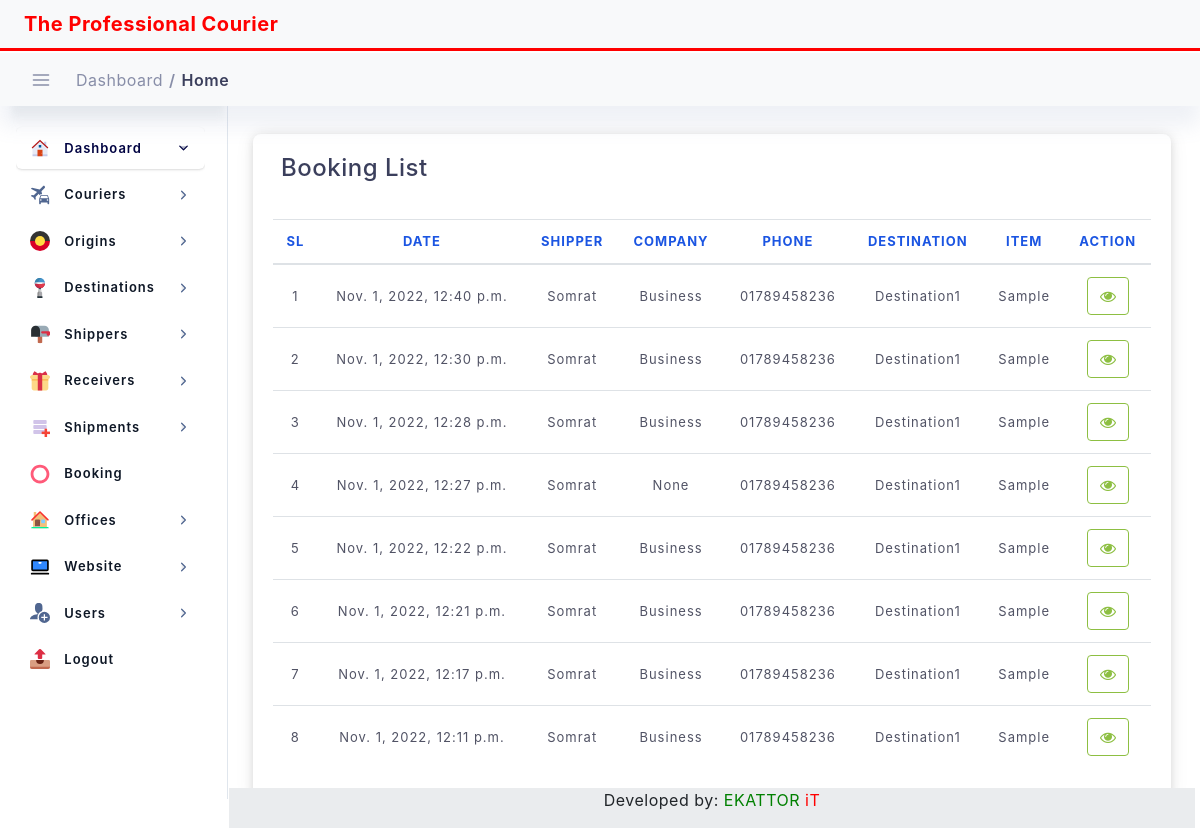
Screenshot of /booking_list with the database file from the repository.
### webApp/models.py (models this page shows, shortened)
class Booking(models.Model):
    created_at = models.DateTimeField(blank=True, null=True, auto_now_add=True)
    updated_at = models.DateTimeField(blank=True, null=True, auto_now=True)
    sender_attention = models.CharField(max_length=100)
    sender_company = models.CharField(max_length=100, blank=True, null=True)
    sender_address = models.CharField(max_length=100, blank=True, null=True)
    sender_city = models.CharField(max_length=100, blank=True, null=True)
    sender_zip = models.CharField(max_length=100, blank=True, null=True)
    sender_country = models.ForeignKey(Origin, on_delete=models.DO_NOTHING, )
    sender_phone = models.CharField(max_length=100)
    sender_email = models.CharField(max_length=100, blank=True, null=True)
    sender_nid = models.CharField(max_length=100, blank=True, null=True)
    receiver_attention = models.CharField(max_length=100)
    receiver_company = models.CharField(max_length=100, blank=True, null=True)
    receiver_address = models.CharField(max_length=100)
    receiver_city = models.CharField(max_length=100)
    receiver_zip = models.CharField(max_length=100)
    receiver_country = models.ForeignKey(Destination, on_delete=models.DO_NOTHING, )
    receiver_phone = models.CharField(max_length=100)
    receiver_email = models.CharField(max_length=100, blank=True, null=True)
    receiver_nid = models.CharField(max_length=100, blank=True, null=True)
    PAYMENT_CHOICES = (
        ('Prepaid', 'Prepaid'),
        ('Collect', 'Collect'),
    )
    payment = models.CharField(max_length=20, choices=PAYMENT_CHOICES, default='Prepaid')
    ship_ref = models.CharField(max_length=100, blank=True, null=True)
    weight = models.DecimalField(max_digits=20, decimal_places=2, blank=True, null=True)
    piece = models.DecimalField(max_digits=20, decimal_places=2, blank=True, null=True)
    product_value = models.CharField(max_length=100, blank=True, null=True)
    ITEM_CHOICES = (
        ('Sample', 'Sample'),
        ('Document', 'Document'),
        ('Envelope', 'Envelope'),
    )
    item = models.CharField(max_length=20, choices=ITEM_CHOICES, default='Sample')
    remarks = models.CharField(max_length=200, blank=True, null=True)
    description = models.CharField(max_length=200, blank=True, null=True)
    length = models.DecimalField(max_digits=20, decimal_places=2, blank=True, null=True)
    height = models.DecimalField(max_digits=20, decimal_places=2, blank=True, null=True)
    width = models.DecimalField(max_digits=20, decimal_places=2, blank=True, null=True)
    author = models.ForeignKey(User, on_delete=models.DO_NOTHING, )

### dataset/models.py (models this page shows)
class Destination(models.Model):
    name = models.CharField(max_length=50)
    code = models.CharField(max_length=200, blank=True, null=True)
    remark = models.CharField(max_length=200, blank=True, null=True)
    def __str__(self):
        return self.name

### webApp/views.py (the view)
# urls.py: path('booking_list', views.BookingView.as_view(), name="booking-list"),
class BookingView(ListView):
    model = Booking
    template_name = 'web/booking_list.html'
    context_object_name = 'booking'
    def get_context_data(self, **kwargs):
        context = super().get_context_data(**kwargs)
        context["title"] = "Booking List"
        context["nav_bar"] = "booking_list"
        context['booking'] = self.model.objects.all().order_by('-id')
        return context

### templates/web/booking_list.html (shortened to what this page needs)
{% extends "base.html" %}
{% load static %}
{% block content %}
<div class="col-lg-12 p-4">
    <div class="statbox widget box box-shadow">
        <div class="widget-header">
            <div class="row">
                <div class="mb-1 col-lg-8">
                    <h4>Booking List</h4>
                </div>
                <div class="mb-1 col-lg-4">
                </div>
            </div>
        </div>
        <br>
        <div class="scrollme">
            <table id="dataTable" class="table table-hover">
                <thead>
                <tr>
                    <th style="text-align:center">SL</th>
                    <th style="text-align:center">Date</th>
                    <th style="text-align:center">Shipper</th>
                    <th style="text-align:center">Company</th>
                    <th style="text-align:center">Phone</th>
                    <th style="text-align:center">Destination</th>
                    <th style="text-align:center">Item</th>
                    <th style="text-align:center">Action</th>
                </tr>
                </thead>
                <tbody>
                {% for item in booking %}
                <tr>
                    <td style="text-align:center">{{forloop.counter}}</td>
                    <td style="text-align:center">{{item.created_at}}</td>
                    <td style="text-align:center">{{item.sender_attention}}</td>
                    <td style="text-align:center">{{item.sender_company}}</td>
                    <td style="text-align:center">{{item.sender_phone}}</td>
                    <td style="text-align:center">{{item.receiver_country}}</td>
                    <td style="text-align:center">{{item.item}}</td>
                    <td style="text-align:center">
                        <a href="{% url 'booking-detail' item.id %}">
                            <button class="btn btn-outline-success"><i class="fa fa-eye"> </i></button>
                       </a>
                    </td>
                </tr>
                {% endfor %}
                </tbody>
            </table>
        </div>
    </div>
</div>
{% endblock content %}

### static/assets/css/dashboard/dash_1.css (style rules this page uses)
.widget { position: relative; padding: 20px; border-radius: 8px; border: none; background: #fff; -webkit-box-shadow: 0 4px 6px 0 rgba(85, 85, 85, 0.08), 0 1px 20px 0 rgba(0, 0, 0, 0.07), 0px 1px 11px 0px rgba(0, 0, 0, 0.07); -moz-box-shadow: 0 4px 6px 0 rgba(85, 85, 85, 0.08), 0 1px 20px 0 rgba(0, 0, 0, 0.07), 0px 1px 11px 0px rgba(0, 0, 0, 0.07); box-shadow: 0 4px 6px 0 rgba(85, 85, 85, 0.08), 0 1px 20px 0 rgba(0, 0, 0, 0.07), 0px 1px 11px 0px rgba(0, 0, 0, 0.07); }

### static/assets/css/main.css (style rules this page uses)
html { min-height: 100% }
body { color: #888ea8; height: 100%; font-size: 0.875rem; background: #f1f2f3; overflow-x: hidden; overflow-y: auto; letter-spacing: 0.0312rem; font-family: 'Helvetica', sans-serif; }
h1, h2, h3, h4, h5, h6 { color: #3b3f5c; }
.btn { padding: 0.4375rem 1.25rem; text-shadow: none; font-size: 14px; color: #3b3f5c; font-weight: normal; white-space: normal; word-wrap: break-word; transition: .2s ease-out; touch-action: manipulation; cursor: pointer; background-color: #f1f2f3; box-shadow: 0px 5px 20px 0 rgba(0, 0, 0, 0.1); will-change: opacity, transform; transition: all 0.3s ease-out; -webkit-transition: all 0.3s ease-out; }
.btn-outline-success { border: 1px solid #8dbf42 !important; color: #8dbf42 !important; background-color: transparent; box-shadow: none; }
.table > tbody > tr > td { vertical-align: middle; color: #515365; font-size: 13px; letter-spacing: 1px; }
.table > thead > tr > th { color: #1b55e2; font-weight: 700; font-size: 13px; letter-spacing: 1px; text-transform: uppercase; }
.table thead th { vertical-align: bottom; border-bottom: none; }

### static/assets/css/structure.css (style rules this page uses)
html { min-height: 100% }
body { color: #888ea8; height: 100%; font-size: 0.875rem; background: ##f1f2f3; overflow-x: hidden; overflow-y: auto; letter-spacing: 0.0312rem; font-family: 'Helvetica', sans-serif; }
h1, h2, h3, h4, h5, h6 { color: #3b3f5c; }
.widget { padding: 0; margin-top: 0; margin-bottom: 0; border-radius: 6px; -webkit-box-shadow: 0 4px 6px 0 rgba(85, 85, 85, 0.08), 0 1px 20px 0 rgba(0, 0, 0, 0.07), 0px 1px 11px 0px rgba(0, 0, 0, 0.07); -moz-box-shadow: 0 4px 6px 0 rgba(85, 85, 85, 0.08), 0 1px 20px 0 rgba(0, 0, 0, 0.07), 0px 1px 11px 0px rgba(0, 0, 0, 0.07); box-shadow: 0 4px 6px 0 rgba(85, 85, 85, 0.08), 0 1px 20px 0 rgba(0, 0, 0, 0.07), 0px 1px 11px 0px rgba(0, 0, 0, 0.07); }
.widget.box .widget-header { background: #fff; padding: 0px 8px 0px; border-top-right-radius: 6px; border-top-left-radius: 6px; }
.widget .widget-header { border-bottom: 0px solid #f1f2f3; }
.widget .widget-header:before, .widget .widget-header:after { display: table; content: ""; line-height: 0 }
.widget .widget-header:after { clear: both }

### rows the page displays
Booking: created_at "Nov. 1, 2022, 12:40 p.m.", sender_attention "Somrat", sender_company "Business", sender_phone "01789458236", receiver_country "Destination1", item "Sample"
Booking: created_at "Nov. 1, 2022, 12:30 p.m.", sender_attention "Somrat", sender_company "Business", sender_phone "01789458236", receiver_country "Destination1", item "Sample"
Booking: created_at "Nov. 1, 2022, 12:28 p.m.", sender_attention "Somrat", sender_company "Business", sender_phone "01789458236", receiver_country "Destination1", item "Sample"
Booking: created_at "Nov. 1, 2022, 12:27 p.m.", sender_attention "Somrat", sender_company "None", sender_phone "01789458236", receiver_country "Destination1", item "Sample"
Booking: created_at "Nov. 1, 2022, 12:22 p.m.", sender_attention "Somrat", sender_company "Business", sender_phone "01789458236", receiver_country "Destination1", item "Sample"
Booking: created_at "Nov. 1, 2022, 12:21 p.m.", sender_attention "Somrat", sender_company "Business", sender_phone "01789458236", receiver_country "Destination1", item "Sample"
Booking: created_at "Nov. 1, 2022, 12:17 p.m.", sender_attention "Somrat", sender_company "Business", sender_phone "01789458236", receiver_country "Destination1", item "Sample"
Booking: created_at "Nov. 1, 2022, 12:11 p.m.", sender_attention "Somrat", sender_company "Business", sender_phone "01789458236", receiver_country "Destination1", item "Sample"
